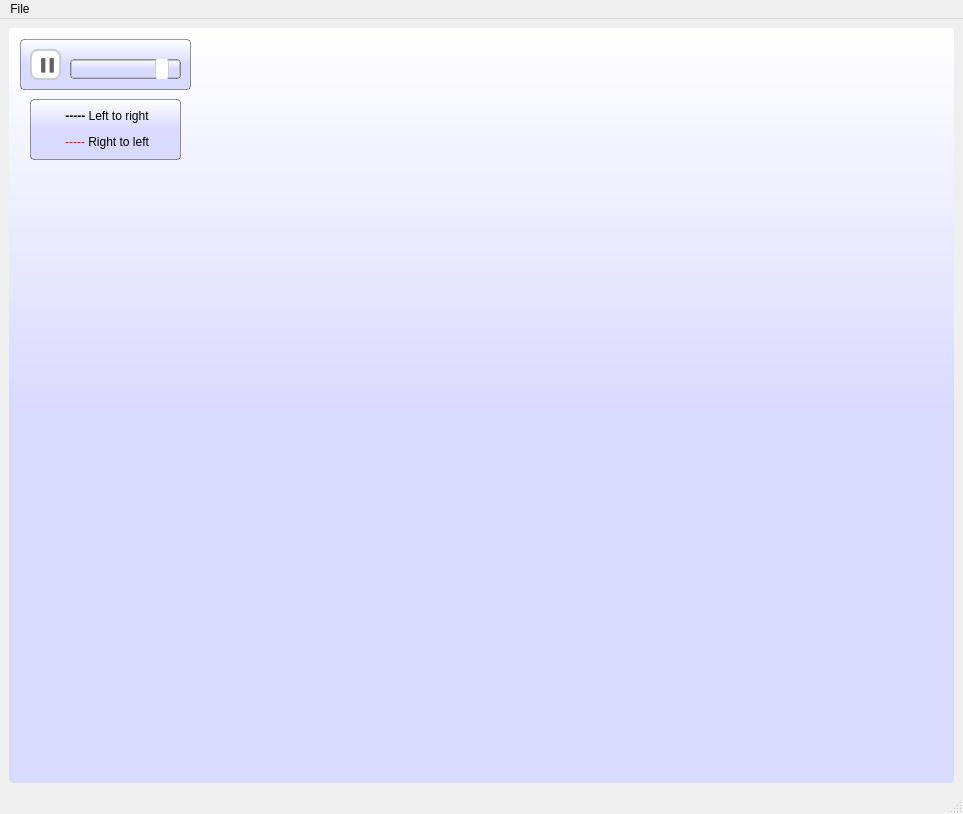
<?xml version="1.0" encoding="UTF-8"?>
<ui version="4.0">
 <class>QtContext</class>
 <widget class="QMainWindow" name="QtContext">
  <property name="geometry">
   <rect>
    <x>0</x>
    <y>0</y>
    <width>963</width>
    <height>814</height>
   </rect>
  </property>
  <property name="windowTitle">
   <string>nam v1.0.0</string>
  </property>
  <property name="documentMode">
   <bool>false</bool>
  </property>
  <property name="tabShape">
   <enum>QTabWidget::Rounded</enum>
  </property>
  <widget class="QWidget" name="Context">
   <layout class="QGridLayout" name="gridLayout">
    <item row="0" column="0">
     <widget class="QGraphicsView" name="Canvas">
      <property name="minimumSize">
       <size>
        <width>941</width>
        <height>741</height>
       </size>
      </property>
      <property name="styleSheet">
       <string notr="true">QGraphicsView{
border:2px;
border-radius:4px;
background-color: qlineargradient(spread:pad, x1:0.5, y1:0, x2:0.5, y2:1, stop:0 #FFFFFF, stop:0.5 #D9DAFF);
}
::handle:
{
border:0px;
}</string>
      </property>
      <property name="interactive">
       <bool>true</bool>
      </property>
      <property name="viewportUpdateMode">
       <enum>QGraphicsView::FullViewportUpdate</enum>
      </property>
     </widget>
    </item>
   </layout>
   <widget class="QFrame" name="controlPanel">
    <property name="geometry">
     <rect>
      <x>20</x>
      <y>20</y>
      <width>171</width>
      <height>51</height>
     </rect>
    </property>
    <property name="styleSheet">
     <string notr="true">/*background-color: rgba(188, 195, 232, 0.5);
border-radius:8px;*/
border: 1px solid rgba(0, 0, 0, 100);
border-radius:4px;
background-color: qlineargradient(spread:pad, x1:0.5, y1:0, x2:0.5, y2:1, stop:0 #FFFFFF, stop:0.5 #D9DAFF);</string>
    </property>
    <property name="frameShape">
     <enum>QFrame::StyledPanel</enum>
    </property>
    <property name="frameShadow">
     <enum>QFrame::Raised</enum>
    </property>
    <widget class="QPushButton" name="playButton">
     <property name="geometry">
      <rect>
       <x>10</x>
       <y>10</y>
       <width>31</width>
       <height>31</height>
      </rect>
     </property>
     <property name="styleSheet">
      <string notr="true">QPushButton{ 
   padding: 0 5px 0 5px;
    border-style: solid;
    border-top-color: qlineargradient(spread:pad, x1:0, y1:0, x2:0, y2:1, stop:0 #c1c9cf, stop:1 #d2d8dd);
    border-right-color: qlineargradient(spread:pad, x1:1, y1:0, x2:0, y2:0, stop:0 #c1c9cf, stop:1 #d2d8dd);
    border-bottom-color: qlineargradient(spread:pad, x1:0, y1:1, x2:0, y2:0, stop:0 #c1c9cf, stop:1 #d2d8dd);
    border-left-color: qlineargradient(spread:pad, x1:0, y1:0, x2:1, y2:0, stop:0 #c1c9cf, stop:1 #d2d8dd);
    border-width: 2px;
    border-radius: 8px;
    color: #616161;
    font-weight: bold;
    background-color: qlineargradient(spread:pad, x1:0.5, y1:0, x2:0.5, y2:1, stop:0 #fbfdfd, stop:0.5 #ffffff, stop:1 #fbfdfd);
	padding:0px;
	margin:0px;
}
:hover{
    border: 2px solid transparent;
    color: #FFFFFF;
    background-color: qlineargradient(spread:pad, x1:0.5, y1:0, x2:0.5, y2:1, stop:0 #84afe5, stop:1 #1168e4);
}</string>
     </property>
     <property name="text">
      <string>▐▐</string>
     </property>
    </widget>
    <widget class="QSlider" name="rateSlider">
     <property name="geometry">
      <rect>
       <x>50</x>
       <y>20</y>
       <width>111</width>
       <height>20</height>
      </rect>
     </property>
     <property name="styleSheet">
      <string notr="true">::handle:horizontal {
    background: #ffffff;
    border-style: solid;
    border-width: 1px;
    border-color: rgb(207,207,207);
    width: 12px;
    margin: -5px 0;
    border-radius: 7px;
}
:handle:hover:horizontal {
    border: 2px solid transparent;
    color: #FFFFFF;
    background-color: qlineargradient(spread:pad, x1:0.5, y1:0, x2:0.5, y2:1, stop:0 #84afe5, stop:1 #1168e4);
}
::groove {
    border: 1px solid #bbbbbb;
    border-radius: 2px;
}</string>
     </property>
     <property name="minimum">
      <number>100</number>
     </property>
     <property name="maximum">
      <number>1000</number>
     </property>
     <property name="singleStep">
      <number>50</number>
     </property>
     <property name="pageStep">
      <number>0</number>
     </property>
     <property name="value">
      <number>900</number>
     </property>
     <property name="sliderPosition">
      <number>900</number>
     </property>
     <property name="orientation">
      <enum>Qt::Horizontal</enum>
     </property>
    </widget>
   </widget>
   <widget class="QLabel" name="toolTip">
    <property name="geometry">
     <rect>
      <x>30</x>
      <y>80</y>
      <width>151</width>
      <height>61</height>
     </rect>
    </property>
    <property name="styleSheet">
     <string notr="true">border: 1px solid rgba(0, 0, 0, 100);
border-radius:4px;
background-color: qlineargradient(spread:pad, x1:0.5, y1:0, x2:0.5, y2:1, stop:0 #FFFFFF, stop:0.5 #D9DAFF);</string>
    </property>
    <property name="text">
     <string>&lt;html&gt;&lt;head/&gt;&lt;body&gt;&lt;p align=&quot;center&quot;&gt;&lt;span style=&quot; font-weight:700;&quot;&gt;----- &lt;/span&gt;Left to right&lt;/p&gt;&lt;p align=&quot;center&quot;&gt;&lt;span style=&quot; color:#ff0000;&quot;&gt;----- &lt;/span&gt;&lt;span style=&quot; color:#000000;&quot;&gt;Right to left&lt;/span&gt;&lt;/p&gt;&lt;/body&gt;&lt;/html&gt;</string>
    </property>
    <property name="textFormat">
     <enum>Qt::RichText</enum>
    </property>
    <property name="scaledContents">
     <bool>false</bool>
    </property>
    <property name="wordWrap">
     <bool>false</bool>
    </property>
   </widget>
   <zorder>Canvas</zorder>
   <zorder>controlPanel</zorder>
   <zorder>toolTip</zorder>
  </widget>
  <widget class="QMenuBar" name="menubar">
   <property name="geometry">
    <rect>
     <x>0</x>
     <y>0</y>
     <width>963</width>
     <height>25</height>
    </rect>
   </property>
   <widget class="QMenu" name="menuFile">
    <property name="title">
     <string>File</string>
    </property>
    <addaction name="actionOpen"/>
    <addaction name="actionExit"/>
    <addaction name="separator"/>
   </widget>
   <addaction name="menuFile"/>
  </widget>
  <widget class="QStatusBar" name="statusbar"/>
  <action name="actionExit">
   <property name="text">
    <string>Exit</string>
   </property>
  </action>
  <action name="actionOpen">
   <property name="text">
    <string>Open</string>
   </property>
  </action>
 </widget>
 <tabstops>
  <tabstop>playButton</tabstop>
  <tabstop>rateSlider</tabstop>
  <tabstop>Canvas</tabstop>
 </tabstops>
 <resources/>
 <connections/>
</ui>
